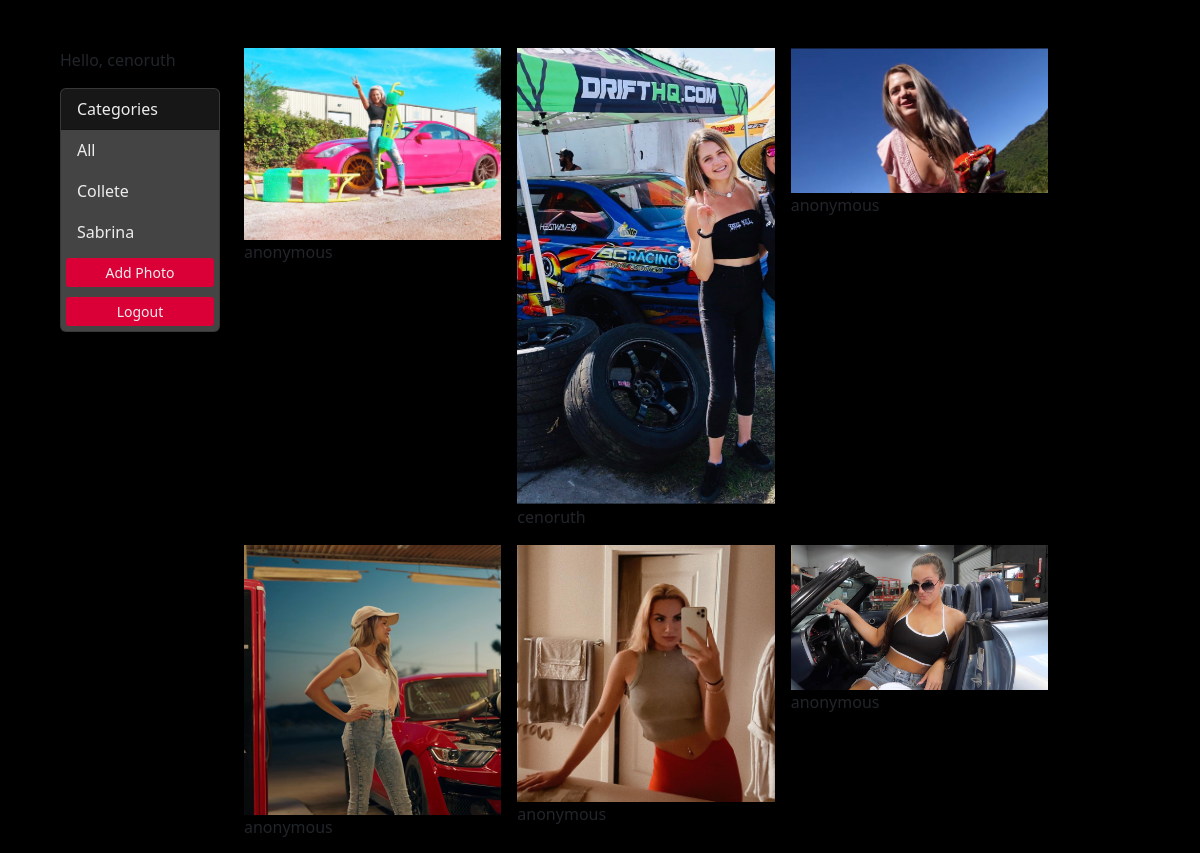
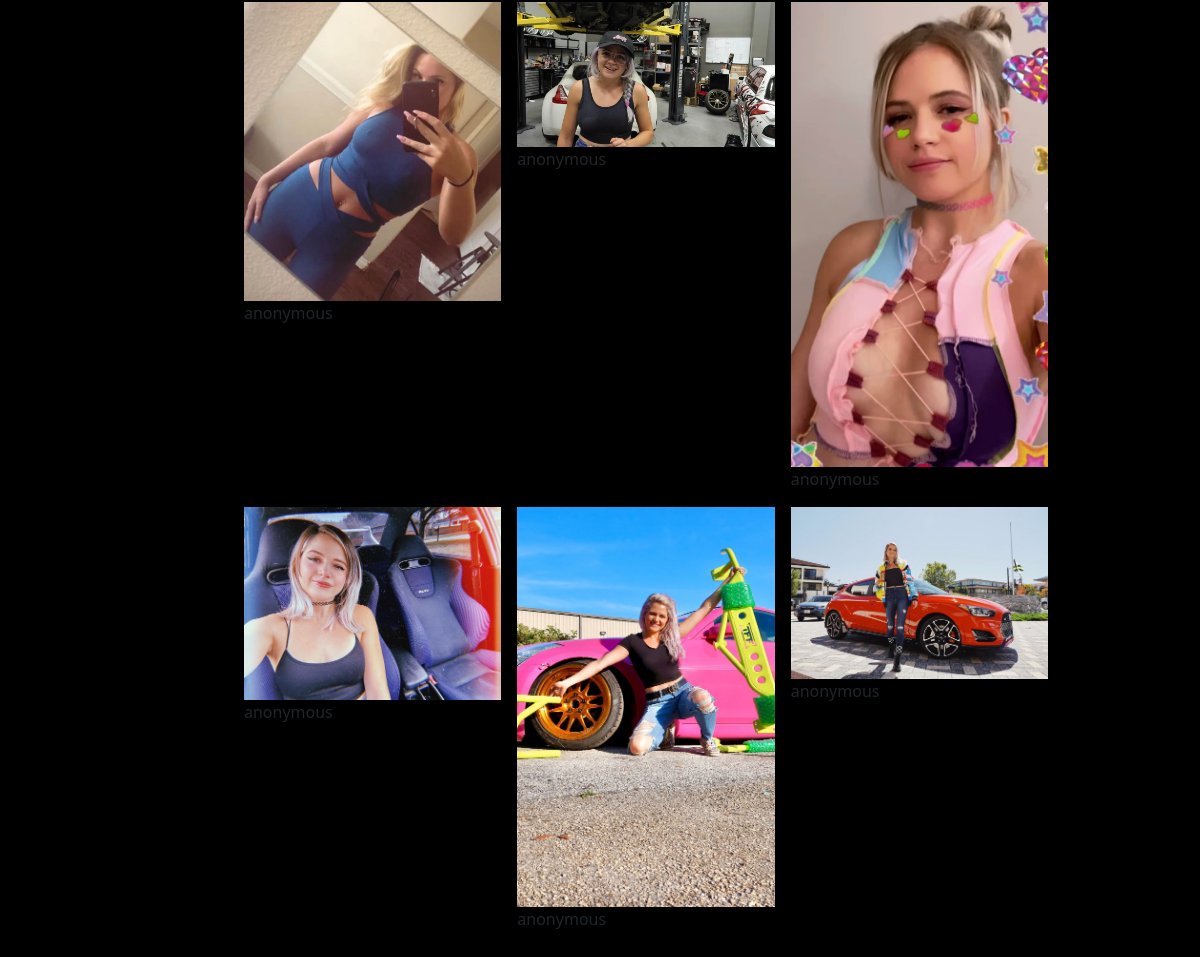
The app's page / (signed in) with its own data (2 pictures, top to bottom).
### photos/models.py (models this page shows, shortened)
class Category(models.Model):
    name = models.CharField(max_length=100, null=False, blank=False)

class Photo(models.Model):
    submitter = models.TextField(default='anonymous')
    category = models.ForeignKey(Category, on_delete=models.SET_NULL, null=True, blank=True)
    image = models.ImageField(null=False, blank=False)
    uploaded_time = models.DateTimeField(auto_now=True)

### photos/views.py (the view)
# urls.py: path('', views.gallery, name='gallery'),
def gallery(request):
    category = request.GET.get('category')
    page = request.GET.get('page', 1)
    if category == None:
        photos = Photo.objects.all()
    else:
        photos = Photo.objects.filter(category__name=category)
    paginator = Paginator(photos, 20)
    try:
        photos_page = paginator.page(page)
    except PageNotAnInteger:
        photos_page = paginator.page(1)
    except EmptyPage:
        photos_page = paginator.page(paginator.num_pages)
    categories = Category.objects.all()
    context = {'categories': categories, 'photos': photos_page}
    return render(request, 'photos/gallery.html', context)

### photos/templates/photos/gallery.html (shortened to what this page needs)
<!DOCTYPE html>
<html lang="en">
<head>
    <link href="https://cdn.jsdelivr.net/npm/bootstrap@5.3.0-alpha1/dist/css/bootstrap.min.css" rel="stylesheet">
    <link rel="stylesheet" href="https://cdnjs.cloudflare.com/ajax/libs/lightbox2/2.11.3/css/lightbox.css" />
</head>
<body class="m-5">
    <div class="container">
        <div class="row">
            <div class="col-md-2">
                {% if request.user.is_authenticated %}
                    <p>Hello, {{request.user}}</p>
                {% endif %}
                <div class="card">
                    <div class="card-header">
                      Categories
                    </div>
                    <ul class="list-group list-group-flush">
                        <li class="list-group-item">
                            <a href="{% url 'gallery' %}">All</a>
                        </li>
                        {% for category in categories %}
                        <li class="list-group-item">
                            <a href="{% url 'gallery' %}?category={{category.name}}">{{category.name}}</li></a>
                        {% endfor %}
                        <a href="{% url 'add' %}" class="gallery-btn btn btn-secondary btn-block btn-sm m-1">Add Photo</a>
                        {% if request.user.is_authenticated %}
                        <a href="{% url 'logout' %}" class="gallery-btn btn btn-secondary btn-block btn-sm m-1">Logout</a>
                        {% else %}
                        <a href="{% url 'login' %}" class="gallery-btn btn btn-secondary btn-block btn-sm m-1">Login</a>
                        {% endif %}
                    </ul>
                </div>
            </div>
            <div class="col-md-9">
                <div class="row g-3 infinite-container" data-masonry='{"percentPosition": true }'>
                    {% for photo in photos reversed %}
                    <div class="col-md-4 infinite-item">
                        <div>
                                <a href="{{photo.image.url}}" data-lightbox="{{photo.image}}" data-title="{{photo.submitter}}"><img src="{{photo.image.url}}" class="card-img" alt="..."></a>
                            <div class="card-body">{{photo.submitter}}</div>
                        </div>
                    </div>
                    {% endfor %}
                </div>
            </div>
        </div>
    </div>
</body>
</html>

### photos/templates/photos/gallery.html (style rules this page uses)
body { background-color: black; }
.list-group-item { background-color: #444444; border-color: #444444; }
.list-group-item a { text-decoration: none; color: #EDEDED; }
.card { background-color: #444444; color: #EDEDED; }
.card-header { background-color: #171717; color: #EDEDED; }
.gallery-btn { background-color: #DA0037; color: #EDEDED; border-color: #444444; }

### records on screen
Category: name "Collete"
Category: name "Sabrina"
Photo: image (picture), submitter "anonymous"
Photo: image (picture), submitter "cenoruth"
Photo: image (picture), submitter "anonymous"
Photo: image (picture), submitter "anonymous"
Photo: image (picture), submitter "anonymous"
Photo: image (picture), submitter "anonymous"
Photo: image (picture), submitter "anonymous"
Photo: image (picture), submitter "anonymous"
Photo: image (picture), submitter "anonymous"
Photo: image (picture), submitter "anonymous"
Photo: image (picture), submitter "anonymous"
Photo: image (picture), submitter "anonymous"

### other values on screen
{{ request.user }} "cenoruth"
